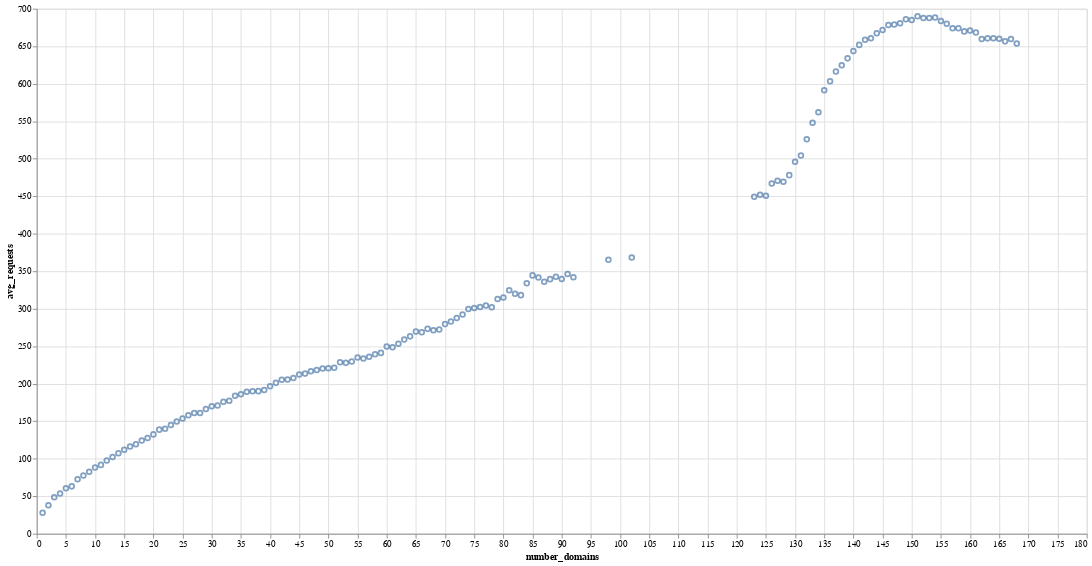

Notebook code cell kept with this figure:
### Code cell
chart = altair.Chart(df_domains).mark_point().encode(
    x='number_domains',
    y='avg_requests',
    tooltip=['number_domains', 'avg_requests']
).properties(
    width=1200,
    height=600
)
chart

### Figure 1 — Vega-Lite specification as saved in the notebook (floating-point values rounded to 4 significant figures; data arrays with more than 128 entries replaced by an {"elided": "..."} marker saying what was removed)
{"config": {"view": {"continuousWidth": 400, "continuousHeight": 300}}, "data": {"name": "data-6b7bc12019f2392c35d62be04a1dd899"}, "mark": "point", "encoding": {"tooltip": [{"field": "number_domains", "type": "quantitative"}, {"field": "avg_requests", "type": "quantitative"}], "x": {"field": "number_domains", "type": "quantitative"}, "y": {"field": "avg_requests", "type": "quantitative"}}, "height": 600, "width": 1200, "$schema": "https://vega.github.io/schema/vega-lite/v4.17.0.json", "datasets": {"data-6b7bc12019f2392c35d62be04a1dd899": {"elided": "140 records"}}}
